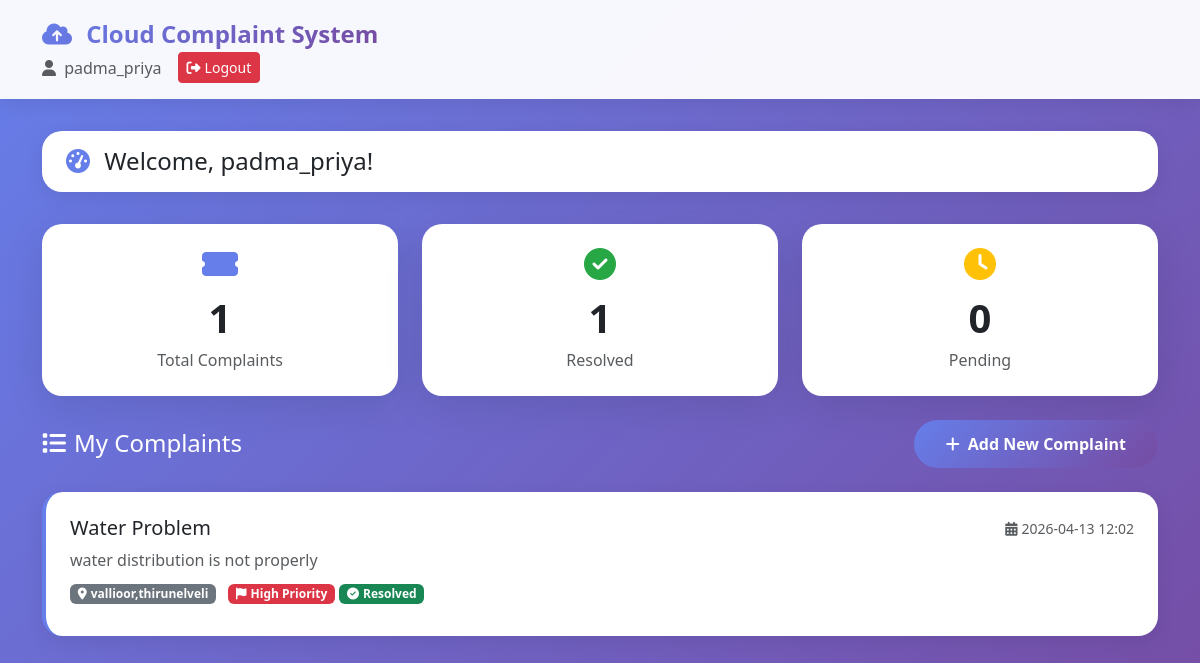
/dashboard (signed in), run on the app's committed database.
### tables this page shows
CREATE TABLE complaints (
    id INTEGER PRIMARY KEY AUTOINCREMENT,
    user TEXT,
    category TEXT,
    description TEXT,
    location TEXT,
    priority TEXT,
    date TEXT,
    status TEXT
);

### app.py (the view)
@app.route('/dashboard')
def dashboard():
    if 'user' not in session:
        return redirect('/login')
    db = get_db()
    complaints = db.execute("SELECT * FROM complaints WHERE user=?",
                            (session['user'],)).fetchall()
    total = db.execute("SELECT COUNT(*) FROM complaints").fetchone()[0]
    resolved = db.execute("SELECT COUNT(*) FROM complaints WHERE status='Resolved'").fetchone()[0]
    pending = db.execute("SELECT COUNT(*) FROM complaints WHERE status='Pending'").fetchone()[0]
    return render_template("dashboard.html",
                           complaints=complaints,
                           total=total,
                           resolved=resolved,
                           pending=pending)

### app.py (called while the page is built)
def get_db():
    return sqlite3.connect("database.db")

### templates/dashboard.html (shortened to what this page needs)
<!DOCTYPE html>
<html lang="en">
<head>
    <link href="https://cdn.jsdelivr.net/npm/bootstrap@5.3.0/dist/css/bootstrap.min.css" rel="stylesheet">
    <link rel="stylesheet" href="https://cdnjs.cloudflare.com/ajax/libs/font-awesome/6.5.1/css/all.min.css">
</head>
<body>
<nav class="navbar-glass">
    <div class="container">
        <span class="navbar-brand">
            <i class="fas fa-cloud-upload-alt me-2"></i>
            Cloud Complaint System
        </span>
        <div class="d-flex align-items-center">
            <span class="text-muted me-3">
                <i class="fas fa-user me-1"></i>
                {{ session['user'] }}
            </span>
            <a href="/logout" class="btn btn-danger btn-sm">
                <i class="fas fa-sign-out-alt me-1"></i>Logout
            </a>
        </div>
    </div>
</nav>
<div class="container">
    <div class="welcome-text">
        <h4 class="mb-0">
            <i class="fas fa-tachometer-alt me-2" style="color: #667eea;"></i>
            Welcome, {{ session['user'] }}!
        </h4>
    </div>
    <div class="row">
        <div class="col-md-4">
            <div class="stat-card">
                <i class="fas fa-ticket-alt fa-2x mb-2" style="color: #667eea;"></i>
                <div class="stat-value">{{ total }}</div>
                <div class="stat-label text-muted">Total Complaints</div>
            </div>
        </div>
        <div class="col-md-4">
            <div class="stat-card">
                <i class="fas fa-check-circle fa-2x mb-2" style="color: #28a745;"></i>
                <div class="stat-value">{{ resolved }}</div>
                <div class="stat-label text-muted">Resolved</div>
            </div>
        </div>
        <div class="col-md-4">
            <div class="stat-card">
                <i class="fas fa-clock fa-2x mb-2" style="color: #ffc107;"></i>
                <div class="stat-value">{{ pending }}</div>
                <div class="stat-label text-muted">Pending</div>
            </div>
        </div>
    </div>
    <div class="d-flex justify-content-between align-items-center mb-4">
        <h4 class="text-white mb-0">
            <i class="fas fa-list me-2"></i>My Complaints
        </h4>
        <a href="/complaint" class="btn btn-add text-white">
            <i class="fas fa-plus me-2"></i>Add New Complaint
        </a>
    </div>
    {% for c in complaints %}
    <div class="complaint-card">
        <div class="row">
            <div class="col-md-8">
                <h5 class="mb-2">{{ c[2] }}</h5>
                <p class="text-muted mb-2">{{ c[3] }}</p>
                <div class="mb-2">
                    <span class="badge bg-secondary me-2">
                        <i class="fas fa-map-marker-alt me-1"></i>{{ c[4] }}
                    </span>
                    <span class="badge {% if c[5] == 'High' %}bg-danger{% elif c[5] == 'Medium' %}bg-warning{% else %}bg-success{% endif %}">
                        <i class="fas fa-flag me-1"></i>{{ c[5] }} Priority
                    </span>
                    <span class="badge {% if c[7] == 'Resolved' %}bg-success{% else %}bg-warning{% endif %}">
                        <i class="fas {% if c[7] == 'Resolved' %}fa-check-circle{% else %}fa-clock{% endif %} me-1"></i>{{ c[7] }}
                    </span>
                </div>
            </div>
            <div class="col-md-4 text-md-end">
                <small class="text-muted">
                    <i class="fas fa-calendar-alt me-1"></i>{{ c[6] }}
                </small>
            </div>
        </div>
    </div>
    {% else %}
    <div class="complaint-card text-center">
        <i class="fas fa-inbox fa-3x text-muted mb-3"></i>
        <h5 class="text-muted">No complaints yet</h5>
        <p class="text-muted">Click "Add New Complaint" to submit your first complaint</p>
    </div>
    {% endfor %}
</div>
</body>
</html>

### templates/dashboard.html (style rules this page uses)
body { font-family: 'Segoe UI', Tahoma, Geneva, Verdana, sans-serif; background: linear-gradient(135deg, #667eea 0%, #764ba2 100%); min-height: 100vh; }
.navbar-glass { background: rgba(255, 255, 255, 0.95); box-shadow: 0 2px 20px rgba(0,0,0,0.1); padding: 1rem 0; margin-bottom: 2rem; }
.navbar-brand { font-weight: 800; font-size: 1.5rem; background: linear-gradient(135deg, #667eea 0%, #764ba2 100%); -webkit-background-clip: text; -webkit-text-fill-color: transparent; }
.stat-card { background: white; border-radius: 20px; padding: 1.5rem; margin-bottom: 1.5rem; box-shadow: 0 10px 40px rgba(0,0,0,0.1); transition: transform 0.3s ease; text-align: center; }
.stat-value { font-size: 2.5rem; font-weight: 800; }
.complaint-card { background: white; border-radius: 20px; padding: 1.5rem; margin-bottom: 1.5rem; box-shadow: 0 5px 20px rgba(0,0,0,0.08); transition: all 0.3s ease; border-left: 4px solid #667eea; }
.btn-add { background: linear-gradient(135deg, #667eea, #764ba2); border: none; border-radius: 50px; padding: 0.75rem 2rem; font-weight: 600; }
.welcome-text { background: white; border-radius: 20px; padding: 1rem 1.5rem; margin-bottom: 2rem; box-shadow: 0 5px 20px rgba(0,0,0,0.08); }

### data on the page
complaints: user "padma_priya", category "Water Problem", description "water distribution is not properly", location "vallioor,thirunelveli", priority "High", status "Resolved", date "2026-04-13 12:02"

### other printed values
{{ total }} "1"
{{ resolved }} "1"
{{ pending }} "0"
